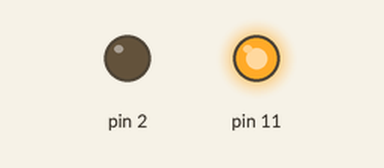
This sketch was run on a simulated Arduino Uno, built with avr-gcc and run on an emulated ATmega328P. On the bench: output pins drawn as LEDs (lit = HIGH).

Above: at 1.55 s.
At 39.2 s:
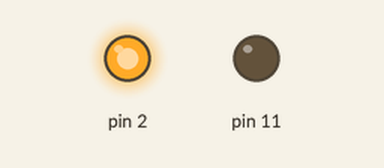
Timing chart, 0 to 40.0 s (numbered marks = the images above):
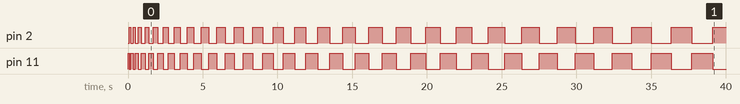

The sketch:

1.blink.ino
```cpp
int tempo = 100;

void setup() {
  pinMode(11, OUTPUT);
  pinMode(2, OUTPUT);
}
void loop() {
  digitalWrite(11, HIGH);
  digitalWrite(2, LOW);
  delay(tempo);

  digitalWrite(11, LOW);
  digitalWrite(2, HIGH);
  delay(tempo);

  tempo = tempo + 50;

}
```

Measured:
- by itself, pin 2: LOW → HIGH at 0.10 s, → LOW 0.10 s later, → HIGH 0.15 s later, → LOW 0.15 s later, … (53 changes in this stretch)
- by itself, pin 11: LOW → HIGH at 0.00 s, → LOW 0.10 s later, → HIGH 0.10 s later, → LOW 0.15 s later, … (54 changes in this stretch)
